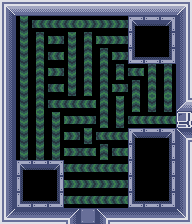

This game map was drawn from its Tiled (.tmx) file and the tilesets committed beside it. A one-line description and the full map source follow:
An orthogonal 12x14 tile map with 16x16 px tiles, 1 tile layer (Tile Layer 1).

<map version="1.2" tiledversion="1.2.4" orientation="orthogonal" renderorder="right-down" width="12" height="14" tilewidth="16" tileheight="16" infinite="0" nextlayerid="2" nextobjectid="1">
 <tileset firstgid="1" name="tiles" tilewidth="16" tileheight="16" tilecount="104" columns="8">
  <image source="tiles.png" width="128" height="208" />
 </tileset>
 <layer id="1" name="Tile Layer 1" width="12" height="14">
  <data encoding="csv">
84,98,98,98,98,98,98,98,98,98,98,85,
91,33,25,25,25,17,17,17,86,87,88,89,
91,33,41,17,33,41,17,17,94,95,96,89,
91,33,41,25,33,41,41,17,102,103,104,89,
91,33,41,17,33,41,41,41,25,41,41,89,
91,33,41,25,33,41,41,17,41,41,41,89,
91,33,41,25,25,25,41,33,41,33,33,97,
91,33,33,33,17,17,41,33,25,25,25,16,
91,33,33,33,17,33,25,25,86,87,88,81,
91,33,33,33,17,25,41,25,94,95,96,89,
91,86,87,88,25,25,25,25,94,95,96,89,
91,94,95,96,17,17,17,17,94,95,96,89,
91,102,103,104,25,25,25,25,102,103,104,89,
92,82,82,82,83,1,81,82,82,82,82,93
</data>
 </layer>
</map>